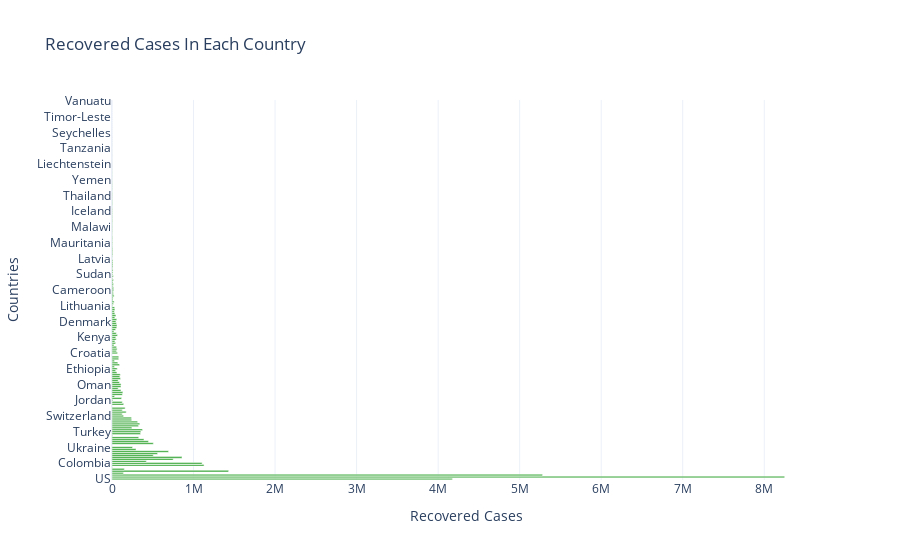

Notebook cell for this chart:
### Code cell
fig = go.Figure(go.Bar(
            x=Data_per_country['Recovered'],
            y=Data_per_country['Country/Region'],
            orientation='h',
            marker_color='#2CA02C',))
fig.update_layout(
    title='Recovered Cases In Each Country',
    template='plotly_white',
     xaxis_title="Recovered Cases",
    yaxis_title="Countries",
)
fig.show()

### Figure 1 — Plotly figure (JSON) as saved in the notebook; plotly's stock layout.template omitted (floating-point values rounded to 4 significant figures; data arrays with more than 128 entries replaced by an {"elided": "..."} marker saying what was removed)
{"data": [{"marker": {"color": "#2CA02C"}, "orientation": "h", "type": "bar", "x": {"elided": "193 int values"}, "y": {"elided": "193 str values"}}], "layout": {"title": {"text": "Recovered Cases In Each Country"}, "xaxis": {"title": {"text": "Recovered Cases"}}, "yaxis": {"title": {"text": "Countries"}}}}
